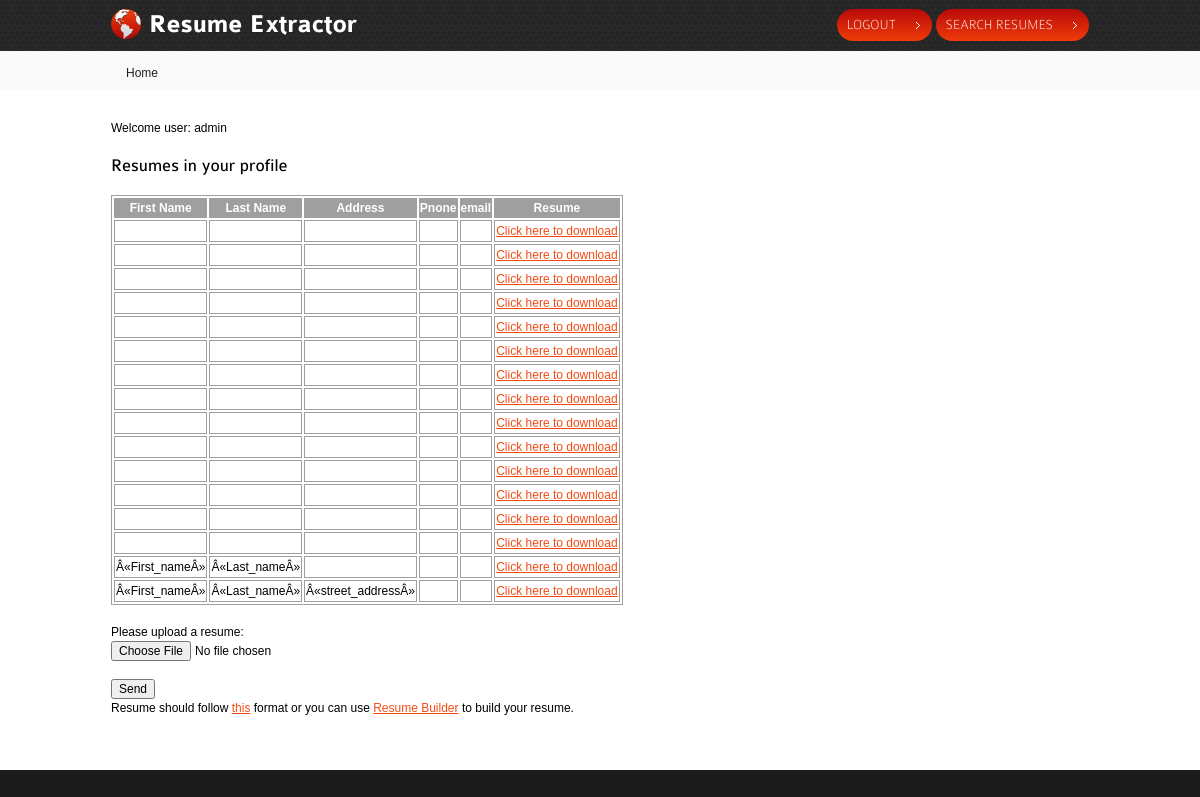
Page /test.php (signed in) on the earlier database version.
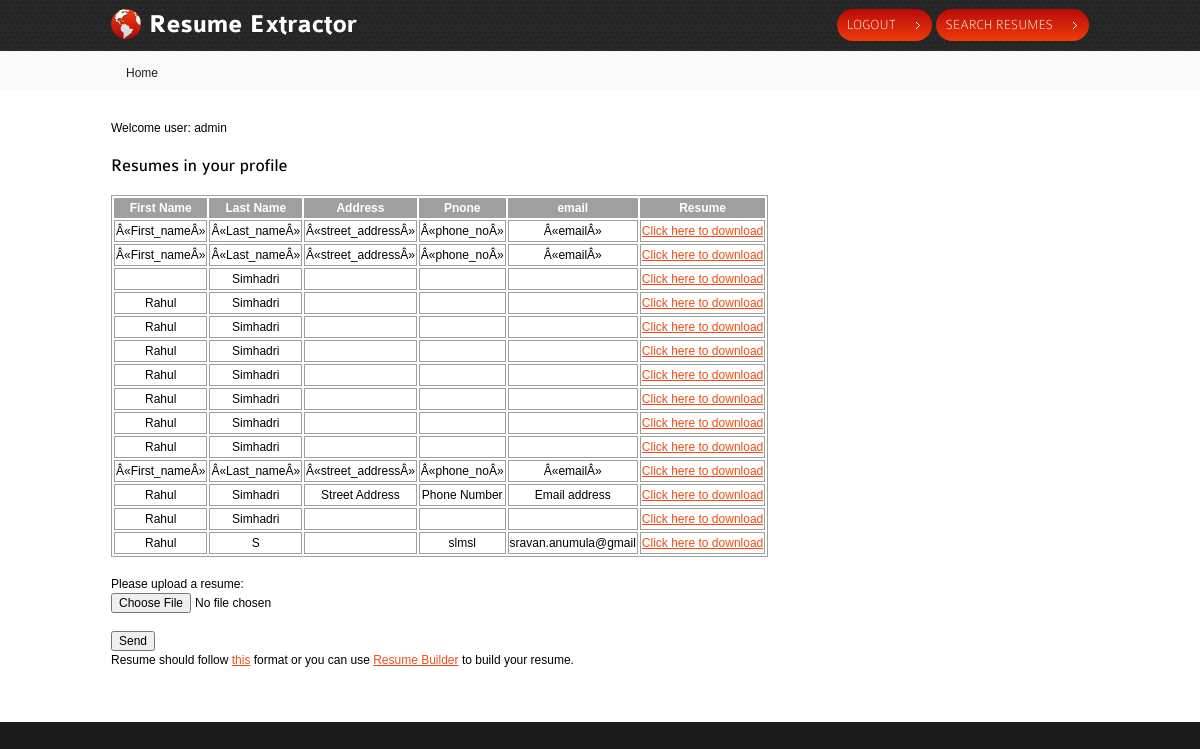
Same page on the later database version.
### tables this page shows
CREATE TABLE IF NOT EXISTS `users` (
  `uid` int(10) NOT NULL AUTO_INCREMENT,
  `name` varchar(60) NOT NULL,
  `pass` varchar(128) NOT NULL,
  `mail` varchar(200) NOT NULL,
  PRIMARY KEY (`uid`),
  UNIQUE KEY `name` (`name`),
  UNIQUE KEY `mail` (`mail`)
);

CREATE TABLE IF NOT EXISTS `resume` (
  `uid` int(11) NOT NULL,
  `rid` int(11) NOT NULL AUTO_INCREMENT,
  `last_name` varchar(20) NOT NULL,
  `first_name` varchar(20) NOT NULL,
  `address` varchar(200) NOT NULL,
  `city` varchar(20) NOT NULL,
  `state` varchar(20) NOT NULL,
  `zip` varchar(20) NOT NULL,
  `phone` varchar(20) NOT NULL,
  `email` varchar(20) NOT NULL,
  `degree` varchar(20) NOT NULL,
  `college` varchar(20) NOT NULL,
  `college_dates` varchar(20) NOT NULL,
  `awards` varchar(1000) NOT NULL,
  `skills` varchar(1000) NOT NULL,
  `experience` varchar(20) NOT NULL,
  `location` varchar(200) NOT NULL,
  PRIMARY KEY (`rid`),
  KEY `uid` (`uid`)
);

### include/bootstrap.php (called while the page is built, shortened)
<?php
if(isset($_SESSION['user_type']))
{
$uid = $_SESSION['uid'];
}
?>

### test.php (the view, shortened to what this page needs)
 <?php
require_once('include/bootstrap.php');
?>
<!DOCTYPE html>
<html lang="en">
<head>
	<link rel="stylesheet" href="css/reset.css" type="text/css" media="all">
	<link rel="stylesheet" href="css/grid.css" type="text/css" media="all">
	<link rel="stylesheet" href="css/style.css" type="text/css" media="all">
	<link rel="stylesheet" href="css/jquery-ui-1.8.5.custom.css" type="text/css" media="all">
</head>
<body>
	<header>
		<nav>
			<div class="container">
				<div class="wrapper">
					<h1><a href="index.php"><strong>Resume Extractor</strong></a></h1>
					<ul>
                                            <?php
                                            if(isset($_SESSION['user_type']))
                                            {
                                            print '<li><a href="logout.php" class="current">logout</a></li>';
                                            }
                                            if($_SESSION['uid'] == 1)
                                            {
                                            print '<li><a href="search_form.php" class="current">Search Resumes</a></li>';
                                            }
                                            ?>
					</ul>
				</div>
			</div>
		</nav>
		<section class="adv-content">
			<div class="container">
				<ul class="breadcrumbs">
					<li>Home</li>
				</ul>
			</div>
		</section><div class="ic">More Website Templates at TemplateMonster.com!</div>
	</header>
	<section id="content">
	<div class="top">
			<div class="container">
                            <?php require_once'include/bootstrap.php';
                           $result =  mysql_query("select * from users where uid = '$uid'");
                           $obj = mysql_fetch_object($result);
                           echo "Welcome user: ".$obj->name;
                           print '<br />';
                           $result = mysql_query("select * from resume where uid = '$uid'");
                           print '<h3 >Resumes in your profile</h3>';
                          print '<table >';
                          print '
                              <th>First Name</th>
                              <th>Last Name</th>
                              <th>Address</th>
                              <th>Pnone</th>
                              <th>email</th>
                              <th>Resume</th>
                              </tr>';
                           while($row = mysql_fetch_array($result))
  {
  print "<tr>
       <td> ".$row['first_name']."</td>
            <td>". $row['last_name']."</td>
                 <td>". $row['address']."</td>
                      <td>". $row['phone']."</td>
                           <td>". $row['email'] ."</td>
      <td> <a href=". $row['location']."> Click here to download</a></td></tr>
  ";
  }
  print'</table> </br>';
                            ?>
		<form action="fileUpload.php"
enctype="multipart/form-data" method="post">
<p>
Please upload a resume:<br>
<input type="file" name="file" size="40">
</p>
<div>
<input type="submit" value="Send">
</div>
<p> Resume should follow <a href="http://office.microsoft.com/en-us/templates/basic-resume-template-TC102716871.aspx">this</a> format
    or you can use <a href="form.html">Resume Builder</a> to build your resume.
</p>
</form>
</div>
</div>
	</section>
	<footer>
		<div class="container">
		</div>
	</footer>
</body>
</html>

### css/grid.css (style rules this page uses)
.container { width: 978px; margin: 0 auto; position:relative; }

### css/style.css (style rules this page uses)
article, aside, audio, canvas, command, datalist, details, embed, figcaption, figure, footer, header, hgroup, keygen, meter, nav, output, progress, section, source, video { display:block }
body { background:url(../images/body-bg.gif) #1b1b1b;font-family:Arial, Helvetica, sans-serif;font-size:100%;line-height:1.125em;color:black }
html { min-width:980px }
html, body { height:100% }
.container { font-size:.75em }
header { overflow:hidden;background:url(../images/header-pattern.gif) #1f1f1f }
#content .top { background:#fff;padding:29px 0 35px 0 }
.wrapper { width:100%;overflow:hidden }
input, select, textarea { font-family:Arial, Helvetica, sans-serif;font-size:1em;vertical-align:middle;font-weight:normal }
p { margin-bottom:1.5em }
a { color:#f24c15;outline:none }
h3 { font-size:18px;line-height:1.2em;font-family:'ColaborateRegular';font-weight:normal;margin-bottom:1em }
header h1 { background:url(../images/logo.png) no-repeat 0 0;padding:2px 0 0 38px;font-family:'ColaborateThinRegular';font-size:26px;line-height:1.2em;color:#fff;font-weight:normal;float:left }
header h1 a { color:#fff;text-decoration:none }
header h1 strong { font-family:'ColaborateBoldRegular';font-weight:normal }
header nav { padding:7px 0 10px 0 }
header nav ul { float:right;padding:2px 0 0 0 }
header nav ul li { float:left;padding-left:4px }
header nav ul li a { position:relative;float:left;font-size:14px;color:#fff;text-decoration:none;font-family:'ColaborateThinRegular';text-transform:uppercase;height:32px;line-height:32px;background-color:#181717;padding:0 36px 0 10px;border-radius:17px;-moz-border-radius:17px;-webkit-border-radius:17px }
header nav ul li a:hover, header nav ul li a.current { background-image:-moz-linear-gradient(top, #ee3c09, #b90a09); background-image:-webkit-gradient(linear,left bottom,left top,color-stop(0, #ee3c09),color-stop(1, #b90a09)); filter: progid:DXImageTransform.Microsoft.gradient(startColorstr='#ee3c09', endColorstr='#b90a09'); -ms-filter:"progid:DXImageTransform.Microsoft.gradient(startColorstr='#ee3c09', endColorstr='#b90a09')"; }
header nav ul li a:after { content:'';display:block;position:absolute;right:12px;top:13px;width:4px;height:7px;background:url(../images/arrow1.gif) no-repeat 0 0 }
header .adv-content { overflow:hidden;background:#f9f9f9;padding:10px 0 8px 0 }
header .breadcrumbs { float:left;padding:3px 0 0 10px }
header .breadcrumbs li { display:inline;color:#212121;padding-left:5px }
footer .container { color:#fff;font-size:16px;line-height:1.2em;padding:16px 0 16px 0;font-family:'ColaborateThinRegular' }

Differences in the rows shown:
removed resume: first_name "Â«First_nameÂ»", last_name "Â«Last_nameÂ»"
removed resume: first_name "Â«First_nameÂ»", last_name "Â«Last_nameÂ»", address "Â«street_addressÂ»"
changed resume (number 1 of 14 on the later page): first_name (not shown) → "Â«First_nameÂ»"; last_name (not shown) → "Â«Last_nameÂ»"; address (not shown) → "Â«street_addressÂ»"; phone (not shown) → "Â«phone_noÂ»"; email (not shown) → "Â«emailÂ»"
changed resume (number 2 of 14 on the later page): first_name (not shown) → "Â«First_nameÂ»"; last_name (not shown) → "Â«Last_nameÂ»"; address (not shown) → "Â«street_addressÂ»"; phone (not shown) → "Â«phone_noÂ»"; email (not shown) → "Â«emailÂ»"
changed resume (number 3 of 14 on the later page): last_name (not shown) → "Simhadri"
changed resume (number 4 of 14 on the later page): first_name (not shown) → "Rahul"; last_name (not shown) → "Simhadri"
changed resume (number 5 of 14 on the later page): first_name (not shown) → "Rahul"; last_name (not shown) → "Simhadri"
changed resume (number 6 of 14 on the later page): first_name (not shown) → "Rahul"; last_name (not shown) → "Simhadri"
changed resume (number 7 of 14 on the later page): first_name (not shown) → "Rahul"; last_name (not shown) → "Simhadri"
changed resume (number 8 of 14 on the later page): first_name (not shown) → "Rahul"; last_name (not shown) → "Simhadri"
changed resume (number 9 of 14 on the later page): first_name (not shown) → "Rahul"; last_name (not shown) → "Simhadri"
changed resume (number 10 of 14 on the later page): first_name (not shown) → "Rahul"; last_name (not shown) → "Simhadri"
changed resume (number 11 of 14 on the later page): first_name (not shown) → "Â«First_nameÂ»"; last_name (not shown) → "Â«Last_nameÂ»"; address (not shown) → "Â«street_addressÂ»"; phone (not shown) → "Â«phone_noÂ»"; email (not shown) → "Â«emailÂ»"
changed resume: first_name (not shown) → "Rahul"; last_name (not shown) → "Simhadri"; address (not shown) → "Street Address"; phone (not shown) → "Phone Number"; email (not shown) → "Email address"
changed resume (number 13 of 14 on the later page): first_name (not shown) → "Rahul"; last_name (not shown) → "Simhadri"
changed resume: first_name (not shown) → "Rahul"; last_name (not shown) → "S"; phone (not shown) → "slmsl"; email (not shown) → "sravan.anumula@gmail"
